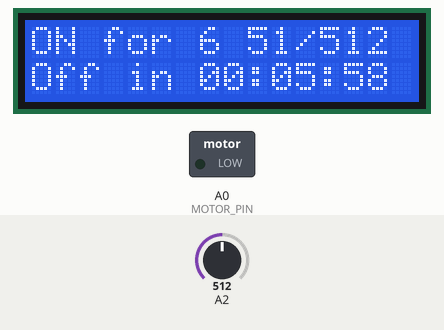
This sketch was run on a simulated Arduino Uno, built with avr-gcc and run on an emulated ATmega328P. Parts: 16×2 character LCD, switched loads named in the sketch (green lamp = pin HIGH). Inputs (shaded band) come from the test bench; at power-on: A2 = 512.

Above: at 1.2 s.
1.3 s: A2 set to 716
At 2.8 s:
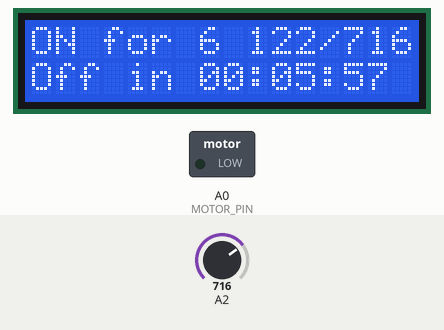
4.3 s: A2 set to 735
At 5.8 s:
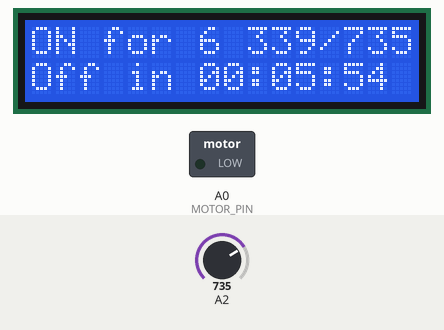
7.3 s: A2 set to 715
At 8.8 s:
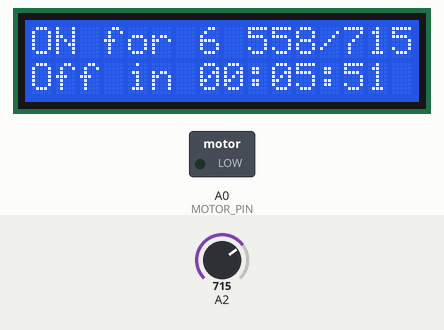
Timing chart, 0 to 10.3 s (numbered marks = the images above; inputs shaded):
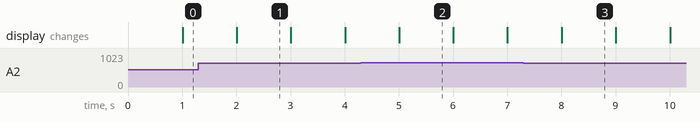

Measured:
- what the display in image 1 shows lasts 1.0 s, from 2.0 s to 3.0 s

The sketch:

PressureSensor.ino
```cpp
/*
Water motor control code


*/

// include the library code:
#include <EEPROM.h>
#include <LiquidCrystal.h>


#define ON_INTERVL					5	//On Interval in minutes
#define OFF_INTERVAL				60	//Off interval in minutes
#define ON_INTERVAL_FIRST_RUN		6	//On interval in minuuts for first run after switch


#define MOTOR_PIN A0
unsigned short sOnInterval = ON_INTERVL;
unsigned short sOffInterval = OFF_INTERVAL;
unsigned long int pmillis=0, nowmillis=0, on_intervel_val = sOnInterval * 60000 , off_intervel = (sOffInterval * 60000) - on_intervel_val, on_intervel=0;
unsigned long int total_runtime = 0;
long int diffMills = 0;

bool bFirstRun = true;

typedef enum state {TO_BE_ON, TO_BE_OFF};
state Current_state = TO_BE_OFF;

// initialize the library by associating any needed LCD interface pin
// with the arduino pin number it is connected to
const int rs = 6, en = 5, d4 = 8, d5 = 9, d6 = 10, d7 = 11;
LiquidCrystal lcd(rs, en, d4, d5, d6, d7);

class CTimeDelay
{
private:
	bool isInDelay;
public:
	CTimeDelay()
	{
		isInDelay = false;
	}
	void TimeDelay(void (*DelayFunc)(), uint16_t delay)
	{
		long mills = millis();
		if(((mills%delay) < 20 ) && !isInDelay)
		{
			DelayFunc();
			isInDelay=true;
		}
		else
		{
			if(((mills%delay) > 20) && isInDelay)
			{
				isInDelay=false;
			}
		}
	}
};

CTimeDelay* ptimeDelayForPressurreReads;

//bool isInDelay = false;
//void TimeDelay(void (*DelayFunc)(), uint16_t delay)
//{
//	long mills = millis();
//	if(((mills%delay) < 20 ) && !isInDelay)
//	{
//		DelayFunc();
//		isInDelay=true;
//	}
//	else
//	{
//		if(((mills%delay) > 20) && isInDelay)
//		{
//			isInDelay=false;
//		}
//	}
//}

int total=0;
int index=0;
int average=0;
const byte numReadings = 10;
const int sensorUpperLimit = 725;
const int sensorLowerLimit = 720;
int readings[numReadings];
bool isPumpStartable = true;

void PrintPressure()
{
	static bool bPressureSmoothingCompleted = false;
  // subtract the last reading:
  total = total - readings[index];
  // read from the sensor:
  readings[index] = analogRead(A2);
  // add the reading to the total:
  total = total + readings[index];
  // advance to the next position in the array:
  index = index + 1;


  // calculate the average:
  average = total / numReadings;

	lcd.setCursor(8,0);
	lcd.print(" ");
	lcd.print(average);
	lcd.print("/");
	lcd.print(readings[index -1]);


	// if we're at the end of the array...
	if (index >= numReadings) {
    // ...wrap around to the beginning:
	  index = 0;
	  bPressureSmoothingCompleted = true;
	};

	if(bPressureSmoothingCompleted)
	{
		static int count = 0;
		if(average >= sensorUpperLimit)
		{
			count++;
			if(count >= 10)
			{
				//isPumpStartable = false; // ddb - commented as a workaround for the sensor always detect as tank full
			}
		}
		else if(average <= sensorLowerLimit)
		{
			count++;
			if(count >= 10)
			{
				isPumpStartable = true;
			}
		}
		else
		{
			count = 0;
		}
	}
}


void setup() {
	//Serial.begin(115200);
	analogReference(INTERNAL);

	// set up the LCD's number of columns and rows:
	lcd.begin(16, 2);

	on_intervel = bFirstRun? (ON_INTERVAL_FIRST_RUN * 60000) : on_intervel_val;

	pinMode(MOTOR_PIN,OUTPUT);
	//pinMode(LED_BUILTIN, OUTPUT);
	digitalWrite(LED_BUILTIN, LOW);
	digitalWrite(MOTOR_PIN, LOW);
	lcd.setCursor(0, 0);
	lcd.print("ON for ");
	lcd.print(on_intervel/60000);
	lcd.print("m");

	//int address = 0;
	//EEPROM.get(address, total_runtime);
	//Serial.println(total_runtime);

	//print_total_run_time();

	for (int i = 0; i < numReadings; i++) {
		readings[i] = 0;
	}
	ptimeDelayForPressurreReads = new CTimeDelay();
}

void loop() {
	ptimeDelayForPressurreReads->TimeDelay(PrintPressure, 1000);
	//TimeDelay(PrintPressure, 1000);

	nowmillis = millis();
	diffMills = nowmillis - pmillis;

	on_intervel = bFirstRun? (ON_INTERVAL_FIRST_RUN * 60000) : on_intervel_val;

	switch(Current_state){
	case TO_BE_ON: //(motor is currently off)
		{
			lcd.setCursor(0, 1);
			lcd.print("On in  ");
			lcd_print_time(off_intervel-diffMills);
			if(diffMills > off_intervel && isPumpStartable)
			{
				pmillis = nowmillis;
				lcd.clear();
				lcd.setCursor(0, 0);
				lcd.print("ON for ");
				lcd.print(on_intervel/60000);
				lcd.print("m");
				Current_state = TO_BE_OFF;
				if(isPumpStartable == true)
				{
					digitalWrite(MOTOR_PIN,LOW);
				}
				//print_total_run_time();
			}
		}
		break;
	case TO_BE_OFF: //(motor is currently on)
		{
			lcd.setCursor(0, 1);
			lcd.print("Off in ");
			lcd_print_time(on_intervel-diffMills);
			if(diffMills> on_intervel || !isPumpStartable)
			{
				bFirstRun = false;
				pmillis = nowmillis;
				//Serial.println("Off in ");
				lcd.clear();
				lcd.setCursor(0,0);
				lcd.print("OFF for ");
				lcd.print(off_intervel/60000);
				lcd.print("m");
				Current_state = TO_BE_ON;
				digitalWrite(MOTOR_PIN,HIGH);
				total_runtime += (on_intervel/60000);
				EEPROM.put(0,total_runtime);
				//print_total_run_time();
			}
		}
		break;
	}
}

void led_blink(short frequency, short interval)
{
	if((diffMills % frequency) < interval)
	{
		digitalWrite(LED_BUILTIN, HIGH);
	}
	else
	{
		digitalWrite(LED_BUILTIN, LOW);
	}
}

//void print_total_run_time()
//{
//	EEPROM.get(0,total_runtime);
//	lcd.print(total_runtime);
//	lcd.print("M");
//}


#pragma region PrintTimeInMillsToLCD
unsigned short get_seconds_in_a_miniute(long int mills)
{
	return (mills / 1000) % 60;
}

unsigned short get_minutes_in_a_hour(long int mills)
{
	return (mills / 60000) % 60;
}

unsigned short get_hours(long int mills)
{
	return mills / (3600000);
}

void lcd_print_time(long int mills)
{
	lcd.setCursor(7,1);
	short hours = get_hours(mills);
	if(hours < 10)
	{
		lcd.print("0");
		lcd.print(hours);
	}
	else
	{
		lcd.print(hours);
	}
	lcd.print(":");

	//lcd.setCursor(11,1);
	short mins = get_minutes_in_a_hour(mills);
	if(mins < 10)
	{
		lcd.print("0");
		lcd.print(mins);
	}
	else
	{
		lcd.print(mins);
	}
	lcd.print(":");

	//lcd.setCursor(14,1);
	short secs = get_seconds_in_a_miniute(mills);
	if(secs<10)
	{
		lcd.print("0");
		lcd.print(secs);
	}
	else
	{
		lcd.print(secs);
	}
}
#pragma endregion
```
